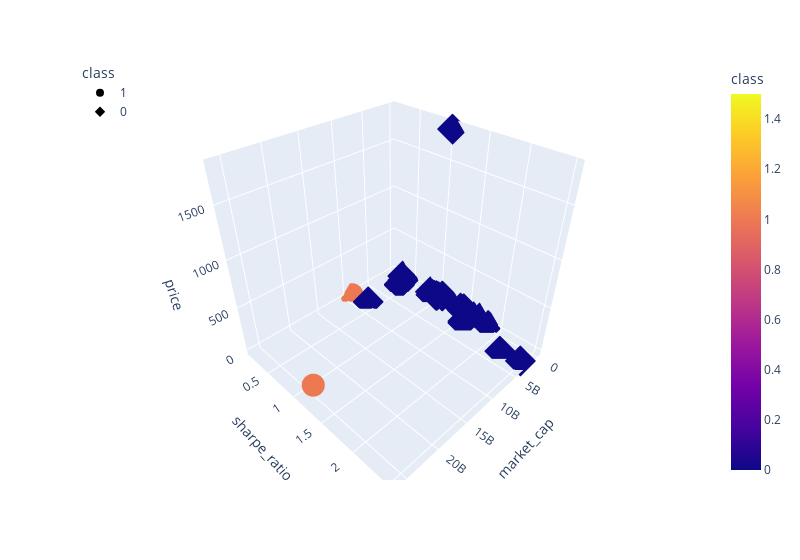

Notebook source saved alongside this figure:
### Code cell
#3D-Scatter with the PCA data and the clusters
fig = px.scatter_3d(
    clustered_df,
    x="market_cap",
    y="sharpe_ratio",
    z="volume_24h",
    hover_name="symbol",
    hover_data=["sharpe_ratio"],
    color="class",
    symbol="class",
#     size="TotalCoinSupply",
    width=800,
)
fig.update_layout(legend=dict(x=0, y=1))
fig.show()

### Figure 1 — Plotly figure (JSON) as saved in the notebook; plotly's stock layout.template omitted (floating-point values rounded to 4 significant figures)
{"data": [{"customdata": [[1.311], [0.1378]], "hovertemplate": "<b>%{hovertext}</b><br><br>class=%{marker.color}<br>market_cap=%{x}<br>sharpe_ratio=%{customdata[0]}<br>price=%{z}<extra></extra>", "hovertext": ["ETH/USD", "USDT/USD"], "legendgroup": "1", "marker": {"color": [1, 1], "coloraxis": "coloraxis", "symbol": "circle"}, "mode": "markers", "name": "1", "scene": "scene", "showlegend": true, "type": "scatter3d", "x": [26069442336, 9179385257], "y": [1.311, 0.1378], "z": [233.2, 0.9991]}, {"customdata": [[0.412], [0.6733], [2.232], [2.504], [0.4847], [0.4509], [1.595], [1.571], [1.051], [0.4035], [0.915], [1.113], [1.476], [0.9127], [0.951], [1.016], [1.402], [1.855], [1.548], [0.3298], [1.429], [1.618], [0.8611], [1.061], [1.05], [1.709]], "hovertemplate": "<b>%{hovertext}</b><br><br>class=%{marker.color}<br>market_cap=%{x}<br>sharpe_ratio=%{customdata[0]}<br>price=%{z}<extra></extra>", "hovertext": ["XRP/USD", "BCH/USD", "ADA/USD", "LINK/USD", "LTC/USD", "EOS/USD", "XTZ/USD", "XLM/USD", "XMR/USD", "ATOM/USD", "ETC/USD", "DASH/USD", "ZEC/USD", "BAT/USD", "DOGE/USD", "QTUM/USD", "REP/USD", "ICX/USD", "OMG/USD", "DAI/USD", "LSK/USD", "SC/USD", "WAVES/USD", "NANO/USD", "PAXG/USD", "GNO/USD"], "legendgroup": "0", "marker": {"color": [0, 0, 0, 0, 0, 0, 0, 0, 0, 0, 0, 0, 0, 0, 0, 0, 0, 0, 0, 0, 0, 0, 0, 0, 0, 0], "coloraxis": "coloraxis", "symbol": "diamond"}, "mode": "markers", "name": "0", "scene": "scene", "showlegend": true, "type": "scatter3d", "x": [8554559081, 4132288245, 3257271563, 2972970281, 2730207546, 2337734793, 2323778753, 1960471848, 1185733479, 752363104, 702197633, 666551869, 566197936, 386704079, 368199761, 221143761, 211106793, 210118046, 207204078, 200117409, 145801570, 139816694, 139177193, 131516585, 43827591, 28853190], "y": [0.412, 0.6733, 2.232, 2.504, 0.4847, 0.4509, 1.595, 1.571, 1.051, 0.4035, 0.915, 1.113, 1.476, 0.9127, 0.951, 1.016, 1.402, 1.855, 1.548, 0.3298, 1.429, 1.618, 0.8611, 1.061, 1.05, 1.709], "z": [0.1933, 223.8, 0.1256, 8.49, 41.97, 2.5, 3.16, 0.09597, 67.24, 3.95, 6.04, 69.41, 58.94, 0.2611, 0.002935, 2.28, 19.19, 0.3837, 1.48, 1.01, 1.17, 0.003344, 1.36, 0.987, 1806.0, 26.12]}], "layout": {"coloraxis": {"colorbar": {"title": {"text": "class"}}, "colorscale": [[0, "#0d0887"], [0.1111, "#46039f"], [0.2222, "#7201a8"], [0.3333, "#9c179e"], [0.4444, "#bd3786"], [0.5556, "#d8576b"], [0.6667, "#ed7953"], [0.7778, "#fb9f3a"], [0.8889, "#fdca26"], [1, "#f0f921"]]}, "legend": {"title": {"text": "class"}, "tracegroupgap": 0, "x": 0, "y": 1}, "margin": {"t": 60}, "scene": {"domain": {"x": [0, 1], "y": [0, 1]}, "xaxis": {"title": {"text": "market_cap"}}, "yaxis": {"title": {"text": "sharpe_ratio"}}, "zaxis": {"title": {"text": "price"}}}, "width": 800}}
